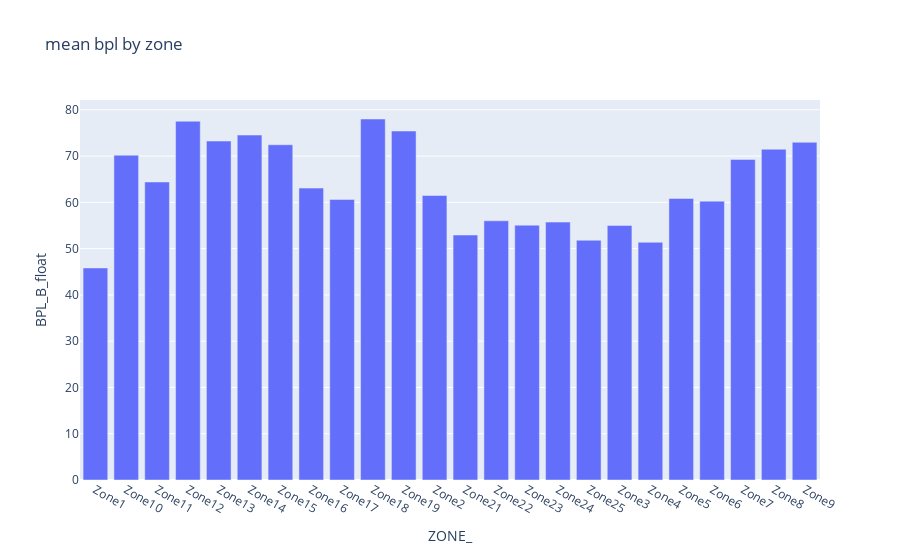
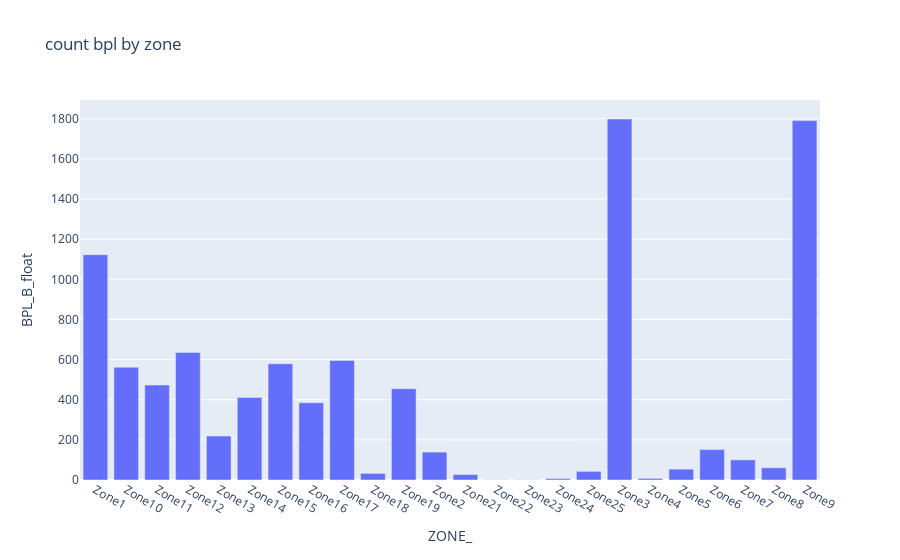

Here is the notebook cell these charts were saved with, in order:
### Code cell
import plotly.express as px



fig = px.bar(df_mean ,  y="BPL_B_float" ,  title="mean bpl by zone")
fig.show()
fig = px.bar(df_count ,  y="BPL_B_float" ,  title="count bpl by zone")
fig.show()

### Figure 1 — Plotly figure (JSON) as saved in the notebook; plotly's stock layout.template omitted (floating-point values rounded to 4 significant figures)
{"data": [{"alignmentgroup": "True", "hovertemplate": "ZONE_=%{x}<br>BPL_B_float=%{y}<extra></extra>", "legendgroup": "", "marker": {"color": "#636efa"}, "name": "", "offsetgroup": "", "orientation": "v", "showlegend": false, "textposition": "auto", "type": "bar", "x": ["Zone1", "Zone10", "Zone11", "Zone12", "Zone13", "Zone14", "Zone15", "Zone16", "Zone17", "Zone18", "Zone19", "Zone2", "Zone21", "Zone22", "Zone23", "Zone24", "Zone25", "Zone3", "Zone4", "Zone5", "Zone6", "Zone7", "Zone8", "Zone9"], "xaxis": "x", "y": [45.82, 70.19, 64.4, 77.54, 73.25, 74.54, 72.45, 63.08, 60.64, 78.01, 75.42, 61.48, 52.94, 56.02, 55.07, 55.74, 51.81, 55.0, 51.37, 60.84, 60.26, 69.28, 71.49, 72.98], "yaxis": "y"}], "layout": {"barmode": "relative", "legend": {"tracegroupgap": 0}, "title": {"text": "mean bpl by zone"}, "xaxis": {"anchor": "y", "domain": [0, 1], "title": {"text": "ZONE_"}}, "yaxis": {"anchor": "x", "domain": [0, 1], "title": {"text": "BPL_B_float"}}}}

### Figure 2 — Plotly figure (JSON) as saved in the notebook; plotly's stock layout.template omitted (floating-point values rounded to 4 significant figures)
{"data": [{"alignmentgroup": "True", "hovertemplate": "ZONE_=%{x}<br>BPL_B_float=%{y}<extra></extra>", "legendgroup": "", "marker": {"color": "#636efa"}, "name": "", "offsetgroup": "", "orientation": "v", "showlegend": false, "textposition": "auto", "type": "bar", "x": ["Zone1", "Zone10", "Zone11", "Zone12", "Zone13", "Zone14", "Zone15", "Zone16", "Zone17", "Zone18", "Zone19", "Zone2", "Zone21", "Zone22", "Zone23", "Zone24", "Zone25", "Zone3", "Zone4", "Zone5", "Zone6", "Zone7", "Zone8", "Zone9"], "xaxis": "x", "y": [1123, 562, 473, 636, 219, 411, 579, 385, 596, 33, 455, 139, 27, 1, 1, 7, 43, 1799, 8, 54, 152, 100, 61, 1791], "yaxis": "y"}], "layout": {"barmode": "relative", "legend": {"tracegroupgap": 0}, "title": {"text": "count bpl by zone"}, "xaxis": {"anchor": "y", "domain": [0, 1], "title": {"text": "ZONE_"}}, "yaxis": {"anchor": "x", "domain": [0, 1], "title": {"text": "BPL_B_float"}}}}
